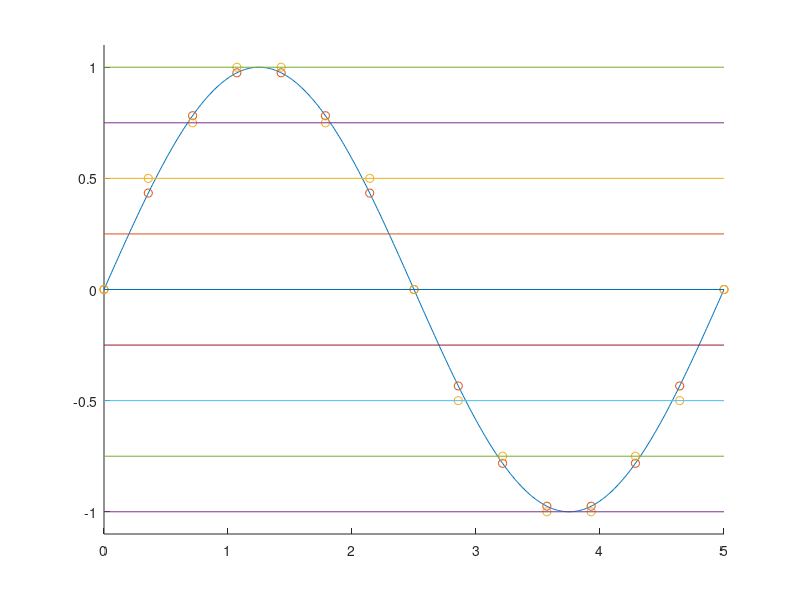

This figure's MATLAB source:
%% Clean up
clear;
close all;

%% Data
t = linspace(0,5,500);
s = sin(2*pi*0.2*t);

ts_t = linspace(0,5,15);
ts_s = sin(2*pi*0.2*ts_t);
ts_r = round(ts_s*4)/4;

hold all;
plot(t,s,'-',ts_t, ts_s, 'o', ts_t, ts_r, 'o');
plot([0;5], [-1 -.75 -.5 -.25 0 .25 .5 .75 1;-1 -.75 -.5 -.25 0 .25 .5 .75 1]);
ylim([-1.1 1.1]);